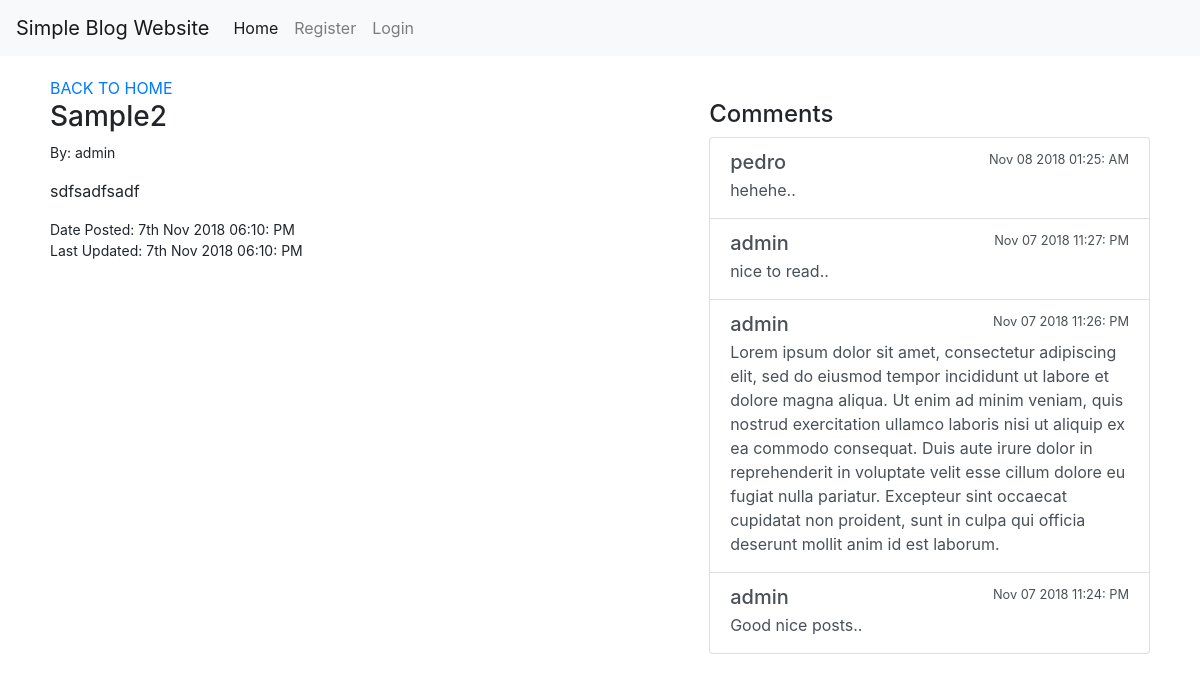
The page /show-post.php?id=3 on the database its author committed.
### tables this page shows
CREATE TABLE `posts` (
  `id` int(11) NOT NULL,
  `title` varchar(255) NOT NULL,
  `content` text NOT NULL,
  `created_at` datetime NOT NULL,
  `updated_at` datetime DEFAULT NULL,
  `deleted_at` datetime DEFAULT NULL,
  `member_id` int(11) NOT NULL
);

CREATE TABLE `members` (
  `id` int(11) NOT NULL,
  `username` varchar(255) NOT NULL,
  `password` varchar(255) NOT NULL,
  `email` varchar(255) NOT NULL
);

CREATE TABLE `comments` (
  `id` int(11) NOT NULL,
  `post_id` int(11) NOT NULL,
  `member_id` int(11) NOT NULL,
  `content` text NOT NULL,
  `created_at` datetime NOT NULL
);

### class/init.php (called while the page is built, shortened)
<?php
    require 'database.php';
    require 'member.class.php';
    $member = new Member($db);

### class/member.class.php (called while the page is built, shortened)
<?php
class Member extends Password {
	function __construct($db){
		$this->_db = $db;
	}
	public function getPost($id){
		$stmt = $this->_db->prepare('SELECT posts.id, members.username, posts.title, posts.content, posts.created_at, posts.updated_at FROM posts LEFT JOIN members ON posts.member_id = members.id WHERE posts.id = :id');
		$stmt->execute(array(':id' => $id));
		return $stmt->fetch();
	}
}

### show-post.php (the view, shortened to what this page needs)
<?php
    require_once('class/init.php');
?>
<!DOCTYPE html>
<html>
<head>
    <link href="https://stackpath.bootstrapcdn.com/bootstrap/4.1.3/css/bootstrap.min.css" rel="stylesheet">
    <link rel="stylesheet" type="text/css" media="screen" href="/css/style.css"/>
</head>
<body>
    <nav class="navbar navbar-expand-lg navbar-light bg-light">
        <a class="navbar-brand" href="#">Simple Blog Website</a>
        <div class="collapse navbar-collapse" id="navbarNav">
            <ul class="navbar-nav">
                <li class="nav-item active">
                    <a class="nav-link" href="index.php">Home</a>
                </li>
                <li class="nav-item">
                    <a class="nav-link" href="register.php">Register</a>
                </li>
                <li class="nav-item">
                    <a class="nav-link" href="/admin/login.php">Login</a>
                </li>
            </ul>
        </div>
    </nav>
    <div class="wrapper">
        <a href="index.php">BACK TO HOME</a>
        <div class="row">
            <div class="col-md-7">
                <?php
                    $post = $member->getPost($_GET['id']);
                    echo '<h3>'.$post['title'].'</h3>';
                    echo '<p class="post-info">By: '.$post['username'].'</p>';
                    echo '<p>'.$post['content'].'</p>';
                    echo '<p class="post-info">Date Posted: '.date('jS M Y h:i: A', strtotime($post['created_at'])).'</p>';
                    if($post['updated_at']!='') echo '<p class="post-info">Last Updated: '.date('jS M Y h:i: A', strtotime($post['created_at'])).'</p>';
                ?>
            </div>
            <div class="col-md-5">
                <h4>Comments</h4>
                <div class="list-group">
                <?php
                    if (isset($_GET['pageno'])) {
                        $pageno = $_GET['pageno'];
                    } else {
                        $pageno = 1;
                    }
                    $no_of_records_per_page = 5;
                    $offset = ($pageno-1) * $no_of_records_per_page;
                    $stmt = $db->prepare("SELECT comments.content, comments.created_at, members.username FROM comments  LEFT JOIN members ON comments.member_id = members.id WHERE post_id = :post_id ORDER BY comments.id DESC LIMIT $offset, $no_of_records_per_page");
                    $stmt->execute(array(
                        ':post_id' =>  $post['id']
                    ));
                    $result = $stmt->fetchAll();
                    if($result){
                    foreach($result as $row){
                ?>
                        <div class="list-group-item list-group-item-action flex-column align-items-start">
                            <div class="d-flex w-100 justify-content-between">
                            <h5 class="mb-1"><?php echo $row['username'];?></h5>
                            <small><?php echo date('M d Y h:i: A', strtotime($row['created_at']))?></small>
                            </div>
                            <p class="mb-1"><?php echo $row['content'];?></p>
                        </div>
                <?php
                        }
                    }
                ?>
                </div>
            </div>
        </div>
    </div>
</body>
</html>

### css/style.css (style rules this page uses)
.wrapper { width: 100%; min-height: 700px; padding: 20px 50px; }
.post-info { margin: 0; font-size: 14px; }

### rows shown on the page
posts: title "Sample2", member.username "admin", content "sdfsadfsadf", created_at "7th Nov 2018 06:10: PM"
comments: member.username "pedro", created_at "Nov 08 2018 01:25: AM", content "hehehe.."
comments: member.username "admin", created_at "Nov 07 2018 11:27: PM", content "nice to read.."
comments: member.username "admin", created_at "Nov 07 2018 11:26: PM", content "Lorem ipsum dolor sit amet, consectetur adipiscing elit, sed do eiusmod tempor incididunt ut labore et dolore magna aliqua. Ut enim ad minim veniam, quis nostrud exercitation ullamco laboris nisi ut aliquip ex ea commodo consequat. Duis aute irure dolor in reprehenderit in voluptate velit esse cillum dolore eu fugiat nulla pariatur. Excepteur sint occaecat cupidatat non proident, sunt in culpa qui officia deserunt mollit anim id est laborum."
comments: member.username "admin", created_at "Nov 07 2018 11:24: PM", content "Good nice posts.."
